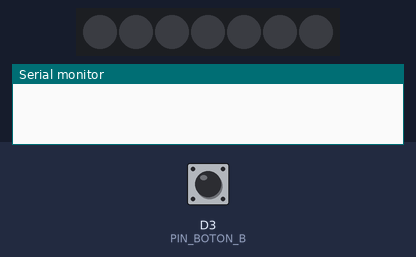
The sketch below on a simulated ESP8266 (Wemos D1 mini). On the bench: 7 RGB LEDs in strip order, left to right, the last lines printed to the serial monitor. The test bench sets the inputs (shaded band); at power-on: D3 (PIN_BOTON_B) HIGH. Dim RGB values are drawn brighter than linear.

Above: at 1.2 s.
1.3 s: D3 (PIN_BOTON_B) pulled LOW for 3.2 s
At 5.7 s:
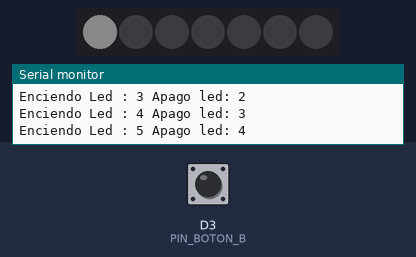
6.0 s: D3 (PIN_BOTON_B) pulled LOW for 0.15 s
At 6.41 s:
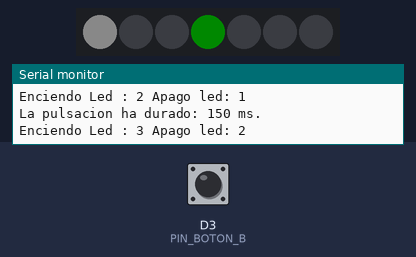
6.7 s: D3 (PIN_BOTON_B) pulled LOW for 1 s
At 7.82 s:
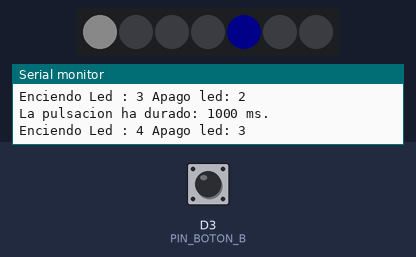
8.3 s: D3 (PIN_BOTON_B) pulled LOW for 0.15 s
At 8.62 s:
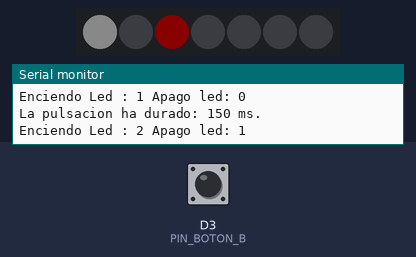
Timing chart, 0 to 10.0 s (numbered marks = the images above; inputs shaded):
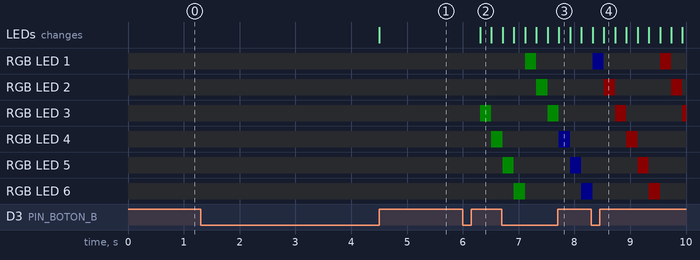

The sketch:

Ejercicio14-Control_RGB_Wemos.ino
```cpp
#include <Adafruit_NeoPixel.h>

#define PIN_BOTON_B D3
#define PIN   D4
#define LED_NUM 7

Adafruit_NeoPixel leds = Adafruit_NeoPixel(LED_NUM, PIN, NEO_GRB + NEO_KHZ800);

int velocidad = 200;
int color;
int colores[3] = {0, 0, 0};
boolean encendido = 0;  //Sistema encendido/apagado
int led = 1; //Led que enciendo para efecto

boolean anterior_b;

unsigned long tiempo_pulsacion;
unsigned long tiempo_led;


void setup() {
  Serial.begin(9600);
  leds.begin(); // This initializes the NeoPixel library.
  pinMode(PIN_BOTON_B, INPUT);
  anterior_b = digitalRead(PIN_BOTON_B);

  for (int i = 0; i < 7; i++)
    leds.setPixelColor(i, leds.Color(0, 0, 0));
  leds.show();
}

void loop() {
  boolean estado_b = digitalRead(PIN_BOTON_B);

  if (anterior_b != estado_b) {
    if (estado_b == LOW) {  //flanco descendente pull-up
      tiempo_pulsacion = millis();  //tomo timepo al pulsar
      Serial.println(F("Pulsado boton B"));
    }
    else {  //flanco ascendente
      unsigned long duracion_pulso = millis() - tiempo_pulsacion; //Aqui hay un bug por el millis overflow
      Serial.println("La pulsacion ha durado: " + String(duracion_pulso) + " ms.");
      if (duracion_pulso < 2000) {  //corta
        if (encendido) {  //Solo si esta encendido el sistema
          colores[color] = 0;
          color++;

          if (color > 2)
            color = 0;

          colores[color] = 10;
        }
      }
      else if (duracion_pulso < 10000) {  //larga
        if (encendido) {
          encendido = 0;
          //apago leds
          for (int i = 0; i < LED_NUM; i++) {
            leds.setPixelColor(i, leds.Color(0, 0, 0));
          }
          leds.show();
        }
        else {
          encendido = 1;
          leds.setPixelColor(0, leds.Color(10, 10, 10));  //Enciendo led central
          leds.show();
          tiempo_led = millis();
          led = 1;  //empiezo el efecto en el led 1
        }
      }
      else {
        Serial.println("pulsación demasiado larga");
      }
    }
  }
  anterior_b = estado_b;

  //actualizo led cuando toca (200 ms)
  if (encendido) {
    if ((millis() - tiempo_led) > 200) {
      Serial.println("Enciendo Led : " + String(led) + " Apago led: " + String(led - 1));
      tiempo_led = millis();
      if (led == 1)
        leds.setPixelColor(6, leds.Color(0, 0, 0));
      else
        leds.setPixelColor(led - 1, leds.Color(0, 0, 0));
      leds.setPixelColor(led, leds.Color(colores[0], colores[1], colores[2]));
      leds.show();
      led++;
      if (led == 7)
        led = 1;
    }
  }
}
```

Measured:
- after the input at 1.3 s, the LEDs: change after 3.2 s (image 1)
- after the input at 6.0 s, RGB LED 3: off → RGB(0, 10, 0) after 0.31 s, → off 0.20 s later; RGB LED 4: off → RGB(0, 10, 0) after 0.51 s; the LEDs: change after 0.31 s (image 2)
- after the input at 6.7 s, the LEDs: first differ from a run without the input after 1.0 s (image 3)
- after the input at 8.3 s, the LEDs: first differ from a run without the input after 0.23 s (image 4)
